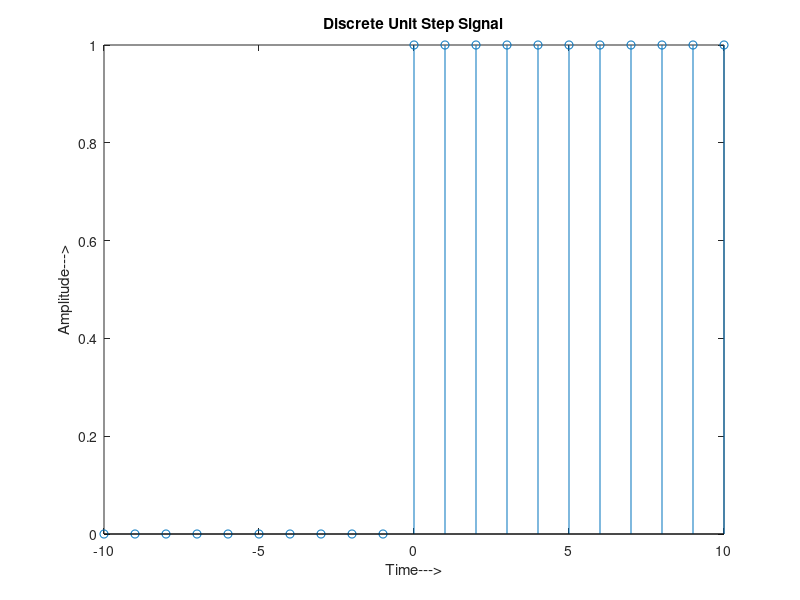

Source code (MATLAB):
n= -10:1:10;
x2= [zeros(1,10),ones(1,11)];
stem(n,x2);
xlabel('Time--->');
ylabel('Amplitude--->');
title('Discrete Unit Step Signal');